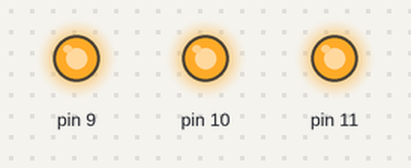
A sketch run on a simulated Arduino Uno, built with avr-gcc and run on an emulated ATmega328P. On the bench: output pins drawn as LEDs (lit = HIGH).

Above: at 0.15 s.
At 1.35 s:
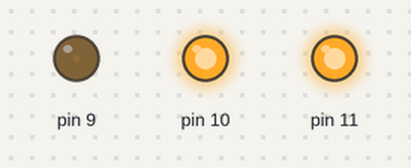
At 1.95 s:
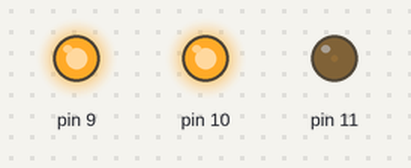
At 2.55 s:
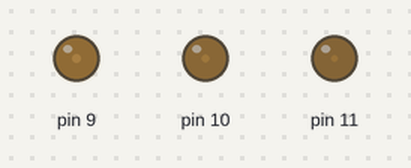
Timing chart, 0 to 2.4 s (numbered marks = the images above):
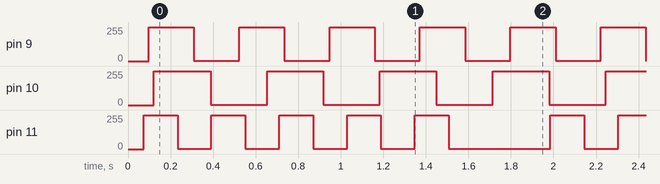

Measured:
- by itself, pin 9: alternates 255/255 for 0.21 s and 1/255 for 0.21 s
- by itself, pin 10: alternates 255/255 for 0.27 s and 1/255 for 0.27 s
- by itself, pin 11: goes 4 × (255/255 0.16 s, 1/255 0.16 s), 255/255 0.16 s, 1/255 0.48 s, 255/255 0.16 s, 1/255 0.16 s, then 255/255

The sketch:

analogWrite.ino
```cpp
void setup() {
  // put your setup code here, to run once:
  pinMode(9, OUTPUT);
  pinMode(10, OUTPUT);
  pinMode(11, OUTPUT);
}

int count = 0;
void loop() {
  // put your main code here, to run repeatedly:
  count ++;

  /*analogWrite(9, count % 255);
  analogWrite(10, (count / 256) % 255);
  analogWrite(11, (count / 65536) % 255);
  */

  analogWrite(9, (int) (sin(count / 100.) *128) +128);
  analogWrite(10, (int) (sin(count / 125.) *128) +128);
  analogWrite(11, (int) (sin(count / 75.) *128) +128);
  delayMicroseconds(200);
}
```
